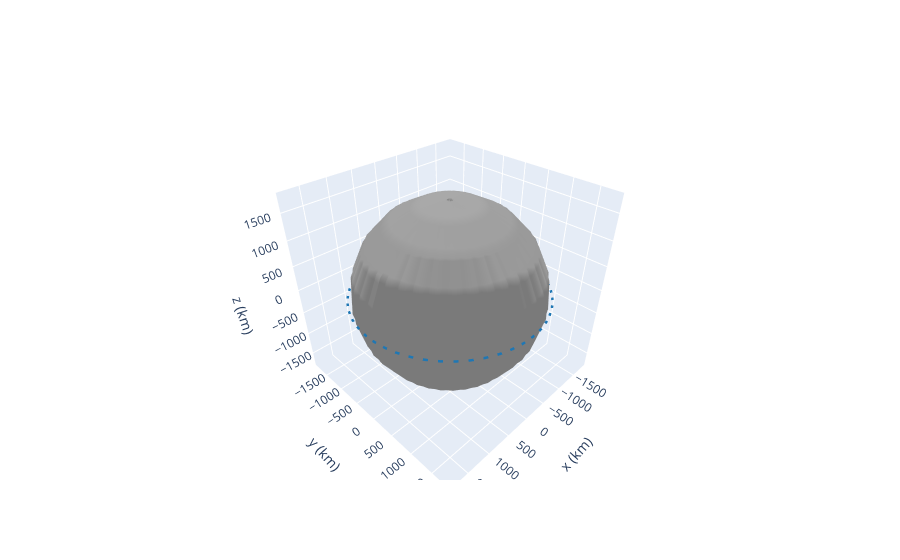

The notebook cell this image was saved under:
### Code cell
frame = OrbitPlotter3D()
frame.plot(orbit)

### Figure 1 — Plotly figure (JSON) as saved in the notebook; plotly's stock layout.template omitted (floating-point values rounded to 4 significant figures; data arrays with more than 128 entries replaced by an {"elided": "..."} marker saying what was removed)
{"data": [{"cauto": false, "cmax": 1, "cmin": 1, "colorscale": [[0, "#999999"], [1, "#999999"]], "name": "Moon", "showscale": false, "type": "surface", "x": {"elided": "20x20 float values"}, "y": {"elided": "20x20 float values"}, "z": {"elided": "20x20 float values"}}, {"line": {"color": "rgb(31, 119, 180)", "dash": "dash", "width": 5}, "mode": "lines", "name": "2020-11-15 11:01", "type": "scatter3d", "x": {"elided": "150 float values"}, "y": {"elided": "150 float values"}, "z": {"elided": "150 int values"}}, {"cauto": false, "cmax": 1, "cmin": 1, "colorscale": [[0, "rgb(31, 119, 180)"], [1, "rgb(31, 119, 180)"]], "name": "2020-11-15 11:01", "showscale": false, "type": "surface", "x": {"elided": "20x20 float values"}, "y": {"elided": "20x20 float values"}, "z": {"elided": "20x20 float values"}}, {"cauto": false, "cmax": 1, "cmin": 1, "colorscale": [[0, "#999999"], [1, "#999999"]], "name": "Moon", "showscale": false, "type": "surface", "x": {"elided": "20x20 float values"}, "y": {"elided": "20x20 float values"}, "z": {"elided": "20x20 float values"}}], "layout": {"autosize": true, "scene": {"aspectmode": "data", "xaxis": {"title": {"text": "x (km)"}}, "yaxis": {"title": {"text": "y (km)"}}, "zaxis": {"title": {"text": "z (km)"}}}}}
